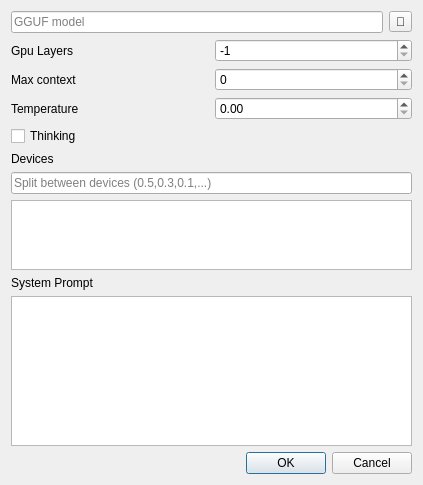
<?xml version="1.0" encoding="UTF-8"?>
<ui version="4.0">
 <class>DialogConfig</class>
 <widget class="QDialog" name="DialogConfig">
  <property name="geometry">
   <rect>
    <x>0</x>
    <y>0</y>
    <width>423</width>
    <height>443</height>
   </rect>
  </property>
  <property name="windowTitle">
   <string>Settings</string>
  </property>
  <layout class="QVBoxLayout" name="verticalLayout">
   <item>
    <layout class="QHBoxLayout" name="horizontalLayout">
     <property name="topMargin">
      <number>0</number>
     </property>
     <item>
      <widget class="QLineEdit" name="lePath">
       <property name="placeholderText">
        <string>GGUF model</string>
       </property>
      </widget>
     </item>
     <item>
      <widget class="QToolButton" name="tbtSelect">
       <property name="text">
        <string>📂</string>
       </property>
      </widget>
     </item>
    </layout>
   </item>
   <item>
    <layout class="QGridLayout" name="gridLayout">
     <item row="0" column="0">
      <widget class="QLabel" name="label_3">
       <property name="text">
        <string>Gpu Layers</string>
       </property>
      </widget>
     </item>
     <item row="2" column="0">
      <widget class="QLabel" name="label_2">
       <property name="text">
        <string>Temperature</string>
       </property>
      </widget>
     </item>
     <item row="1" column="0">
      <widget class="QLabel" name="label">
       <property name="text">
        <string>Max context</string>
       </property>
      </widget>
     </item>
     <item row="2" column="1">
      <widget class="QDoubleSpinBox" name="dsbTemp"/>
     </item>
     <item row="0" column="1">
      <widget class="QSpinBox" name="sbGpuLayers">
       <property name="minimum">
        <number>-1</number>
       </property>
       <property name="maximum">
        <number>99</number>
       </property>
       <property name="value">
        <number>-1</number>
       </property>
      </widget>
     </item>
     <item row="1" column="1">
      <widget class="QSpinBox" name="sbMaxContext">
       <property name="maximum">
        <number>512000</number>
       </property>
      </widget>
     </item>
    </layout>
   </item>
   <item>
    <widget class="QCheckBox" name="chbThinking">
     <property name="text">
      <string>Thinking</string>
     </property>
    </widget>
   </item>
   <item>
    <widget class="QLabel" name="label_4">
     <property name="text">
      <string>Devices</string>
     </property>
    </widget>
   </item>
   <item>
    <widget class="QLineEdit" name="leSplitted">
     <property name="placeholderText">
      <string>Split between devices (0.5,0.3,0.1,...)</string>
     </property>
    </widget>
   </item>
   <item>
    <widget class="QTableView" name="tvDevices"/>
   </item>
   <item>
    <widget class="QLabel" name="label_5">
     <property name="text">
      <string>System Prompt</string>
     </property>
    </widget>
   </item>
   <item>
    <widget class="QPlainTextEdit" name="pteSystemPrompt">
     <property name="minimumSize">
      <size>
       <width>0</width>
       <height>150</height>
      </size>
     </property>
    </widget>
   </item>
   <item>
    <widget class="QDialogButtonBox" name="buttonBox">
     <property name="orientation">
      <enum>Qt::Orientation::Horizontal</enum>
     </property>
     <property name="standardButtons">
      <set>QDialogButtonBox::StandardButton::Cancel|QDialogButtonBox::StandardButton::Ok</set>
     </property>
    </widget>
   </item>
  </layout>
 </widget>
 <resources/>
 <connections>
  <connection>
   <sender>buttonBox</sender>
   <signal>accepted()</signal>
   <receiver>DialogConfig</receiver>
   <slot>accept()</slot>
   <hints>
    <hint type="sourcelabel">
     <x>248</x>
     <y>254</y>
    </hint>
    <hint type="destinationlabel">
     <x>157</x>
     <y>274</y>
    </hint>
   </hints>
  </connection>
  <connection>
   <sender>buttonBox</sender>
   <signal>rejected()</signal>
   <receiver>DialogConfig</receiver>
   <slot>reject()</slot>
   <hints>
    <hint type="sourcelabel">
     <x>316</x>
     <y>260</y>
    </hint>
    <hint type="destinationlabel">
     <x>286</x>
     <y>274</y>
    </hint>
   </hints>
  </connection>
 </connections>
</ui>
